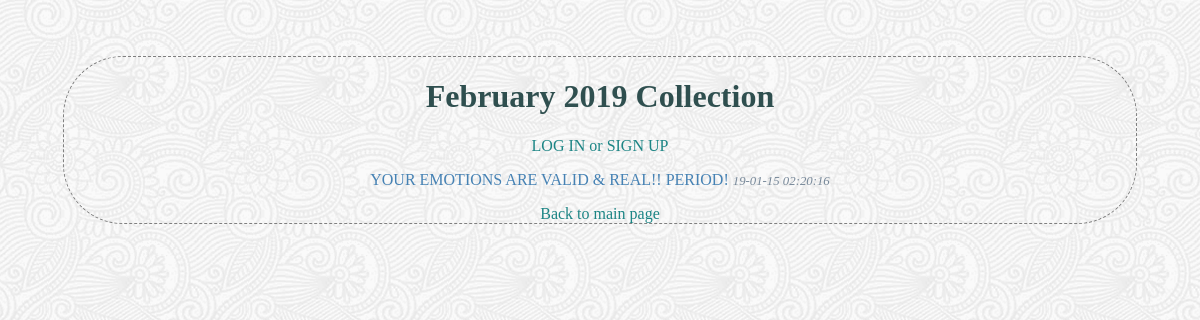
The app's page /collections/1/list/, older data.
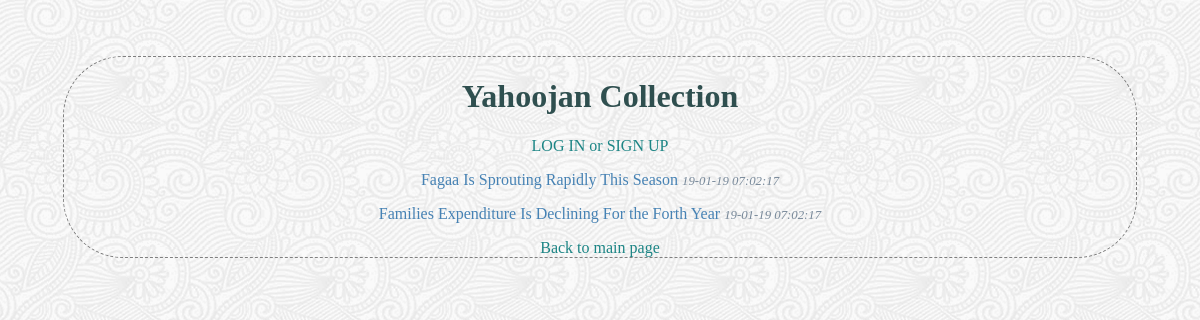
The same page, newer data.
### database_setup.py (models this page shows, shortened)
class Collection(Base):
    __tablename__ = 'collection'
    id = Column(Integer, primary_key=True)
    name = Column(String(80), nullable=False)
    user_id = Column(Integer, ForeignKey('user.id'))
    user = relationship(User)

class ArticleCollection(Base):
    __tablename__ = 'article_item'
    name = Column(String(350), nullable=False)
    id = Column(Integer, primary_key=True)
    description = Column(String(250))
    date = Column(
        String(80),
        default=datetime.datetime.now().strftime("%y-%m-%d %H:%M:%S"))
    text = Column(Text())
    user_id = Column(Integer, ForeignKey('user.id'))
    user = relationship(User)
    collection_id = Column(Integer, ForeignKey('collection.id'))
    collection = relationship(Collection)

### finalProject.py (the view, shortened to what this page needs)
@app.route('/collections/<int:collection_id>/')
@app.route('/collections/<int:collection_id>/list/')
def collectionList(collection_id):
    if 'name' not in login_session:
        collection = session.query(Collection).filter_by(
            id=collection_id).one()
        articles = session.query(ArticleCollection).filter_by(
            collection_id=collection_id)
        return render_template(
            'publiclist.html', articles=articles, collection=collection)

### templates/publiclist.html (shortened to what this page needs)
<!DOCTYPE html>
<html>
    <head>
        <link rel=stylesheet type=text/css href='{{url_for('static', filename='style.css')}}'>
    </head>
    <body>
        <div class="pane">
            <h1 class="header">{{collection.name}}</h1>
            <a class="link" href="{{url_for('showLogin')}}">LOG IN or SIGN UP</a>
            {% if articles %}
            {% for a in articles %}
            <p class="item" >
                <a href="{{url_for('viewArticle', collection_id= collection.id, article_id=a.id )}}">{{ a.name }}</a>
                <label class="dim">{{ a.date }}</label>
            </p>
            {% else %}
            <p class="item" >
                There are no articles yet in {{collection.name}}.
            </p>
            {% endfor %}
            {% endif %}
            <div> <a class="link" href="{{url_for('DefaultCollections')}}">Back to main page </a>  </div>
        </div>
    </body>
</html>

### static/style.css (style rules this page uses)
html { background-image: url('full-bloom.png'); background-repeat: repeat; margin: 4vw; }
a { color: steelblue; text-decoration-line: none; }
.item { color: steelblue; }
.link { color: rgb(28, 133, 133); }
.header { color: darkslategray; text-transform: capitalize; }
.pane { border: dashed grey 1pt; border-radius: 5vw; text-align: center; display: block; block-size: inherit; height: 95%; margin: 5pt; }
.dim { color: lightslategray; font-weight: 200; font-size: 0.8em; font-style: oblique; }

Row changes from the older to the newer data that the page shows:
changed Collection: name "February 2019 Collection" → "Yahoojan Collection"
changed ArticleCollection: name "YOUR EMOTIONS ARE VALID & REAL!! PERIOD!" → "Fagaa Is Sprouting Rapidly This Season"; date "19-01-15 02:20:16" → "19-01-19 07:02:17"
added ArticleCollection: name "Families Expenditure Is Declining For the Forth Year", date "19-01-19 07:02:17"
